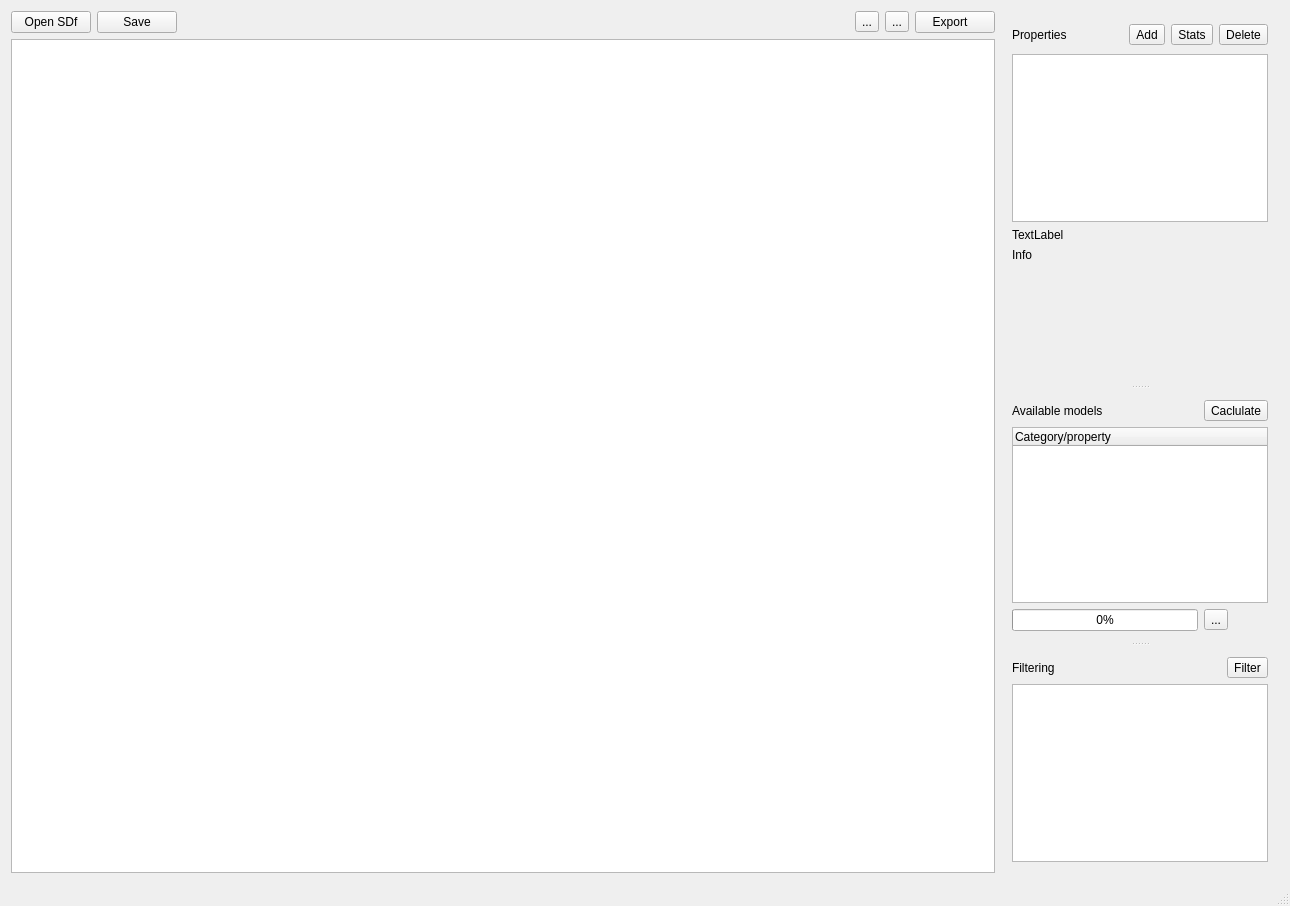
<?xml version="1.0" encoding="UTF-8"?>
<ui version="4.0">
 <class>ChemFilter</class>
 <widget class="QMainWindow" name="ChemFilter">
  <property name="geometry">
   <rect>
    <x>0</x>
    <y>0</y>
    <width>1290</width>
    <height>906</height>
   </rect>
  </property>
  <property name="windowTitle">
   <string>ChemFilter</string>
  </property>
  <property name="windowIcon">
   <iconset resource="resources.qrc">
    <normaloff>:/images/download.png</normaloff>:/images/download.png</iconset>
  </property>
  <widget class="QWidget" name="centralWidget">
   <layout class="QGridLayout" name="gridLayout_7">
    <item row="0" column="0">
     <layout class="QGridLayout" name="gridLayout_6">
      <item row="0" column="0">
       <widget class="QWidget" name="widget" native="true">
        <property name="sizePolicy">
         <sizepolicy hsizetype="Expanding" vsizetype="Preferred">
          <horstretch>2</horstretch>
          <verstretch>0</verstretch>
         </sizepolicy>
        </property>
        <layout class="QGridLayout" name="gridLayout_5">
         <property name="leftMargin">
          <number>0</number>
         </property>
         <property name="topMargin">
          <number>0</number>
         </property>
         <property name="rightMargin">
          <number>0</number>
         </property>
         <property name="bottomMargin">
          <number>0</number>
         </property>
         <property name="spacing">
          <number>0</number>
         </property>
         <item row="0" column="0">
          <layout class="QGridLayout" name="gridLayout_4">
           <item row="1" column="0" colspan="8">
            <widget class="QTableView" name="tblData">
             <property name="sortingEnabled">
              <bool>true</bool>
             </property>
             <attribute name="verticalHeaderDefaultSectionSize">
              <number>150</number>
             </attribute>
            </widget>
           </item>
           <item row="0" column="5">
            <widget class="QToolButton" name="btnDown">
             <property name="toolTip">
              <string>Mark all the structres in the sheet.</string>
             </property>
             <property name="text">
              <string>...</string>
             </property>
             <property name="icon">
              <iconset resource="resources.qrc">
               <normaloff>:/images/arrow-down.png</normaloff>:/images/arrow-down.png</iconset>
             </property>
            </widget>
           </item>
           <item row="0" column="6">
            <widget class="QToolButton" name="btnUp">
             <property name="toolTip">
              <string>Unset mark from all the structures in the sheet.</string>
             </property>
             <property name="text">
              <string>...</string>
             </property>
             <property name="icon">
              <iconset resource="resources.qrc">
               <normaloff>:/images/arrow-up.png</normaloff>:/images/arrow-up.png</iconset>
             </property>
            </widget>
           </item>
           <item row="0" column="0" colspan="3">
            <widget class="QPushButton" name="btnOpenSdf">
             <property name="sizePolicy">
              <sizepolicy hsizetype="Preferred" vsizetype="Fixed">
               <horstretch>0</horstretch>
               <verstretch>0</verstretch>
              </sizepolicy>
             </property>
             <property name="toolTip">
              <string>Load a SDF file in the working sheet.</string>
             </property>
             <property name="text">
              <string>Open SDf</string>
             </property>
             <property name="icon">
              <iconset resource="resources.qrc">
               <normaloff>:/images/calc.png</normaloff>:/images/calc.png</iconset>
             </property>
            </widget>
           </item>
           <item row="0" column="7">
            <widget class="QPushButton" name="btnExportSDF">
             <property name="text">
              <string>Export   </string>
             </property>
             <property name="icon">
              <iconset resource="resources.qrc">
               <normaloff>:/images/table.png</normaloff>:/images/table.png</iconset>
             </property>
            </widget>
           </item>
           <item row="0" column="4">
            <spacer name="horizontalSpacer_3">
             <property name="orientation">
              <enum>Qt::Horizontal</enum>
             </property>
             <property name="sizeHint" stdset="0">
              <size>
               <width>40</width>
               <height>20</height>
              </size>
             </property>
            </spacer>
           </item>
           <item row="0" column="3">
            <widget class="QPushButton" name="btnSave">
             <property name="text">
              <string>Save</string>
             </property>
             <property name="icon">
              <iconset resource="resources.qrc">
               <normaloff>:/images/table.png</normaloff>:/images/table.png</iconset>
             </property>
            </widget>
           </item>
          </layout>
         </item>
        </layout>
       </widget>
      </item>
      <item row="0" column="1">
       <widget class="QSplitter" name="splitter">
        <property name="orientation">
         <enum>Qt::Vertical</enum>
        </property>
        <widget class="QWidget" name="layoutWidget_2">
         <layout class="QGridLayout" name="gridLayout_3">
          <item row="0" column="0">
           <widget class="QLabel" name="lblProperties">
            <property name="minimumSize">
             <size>
              <width>0</width>
              <height>26</height>
             </size>
            </property>
            <property name="text">
             <string>Properties</string>
            </property>
           </widget>
          </item>
          <item row="1" column="0" colspan="4">
           <widget class="QListWidget" name="lstCols">
            <property name="alternatingRowColors">
             <bool>true</bool>
            </property>
            <property name="selectionMode">
             <enum>QAbstractItemView::SingleSelection</enum>
            </property>
            <property name="selectionBehavior">
             <enum>QAbstractItemView::SelectRows</enum>
            </property>
           </widget>
          </item>
          <item row="0" column="1">
           <widget class="QToolButton" name="btnAddColumn">
            <property name="toolTip">
             <string>Add a new column.</string>
            </property>
            <property name="statusTip">
             <string>Yoou can add a new column and provide a simple Excel-like formula to calculate values for this new property based on columns that are already in the sheet.</string>
            </property>
            <property name="text">
             <string>Add</string>
            </property>
            <property name="icon">
             <iconset resource="resources.qrc">
              <normaloff>:/images/add.png</normaloff>:/images/add.png</iconset>
            </property>
           </widget>
          </item>
          <item row="0" column="2">
           <widget class="QToolButton" name="btnStats">
            <property name="toolTip">
             <string>Analyze the values in the selected column.</string>
            </property>
            <property name="text">
             <string>Stats</string>
            </property>
            <property name="icon">
             <iconset resource="resources.qrc">
              <normaloff>:/images/calc.png</normaloff>:/images/calc.png</iconset>
            </property>
           </widget>
          </item>
          <item row="0" column="3">
           <widget class="QToolButton" name="btnDelete">
            <property name="toolTip">
             <string>Delete the selected column from the sheet.</string>
            </property>
            <property name="text">
             <string>Delete</string>
            </property>
            <property name="icon">
             <iconset resource="resources.qrc">
              <normaloff>:/images/o.png</normaloff>:/images/o.png</iconset>
            </property>
           </widget>
          </item>
          <item row="2" column="0" colspan="4">
           <layout class="QGridLayout" name="gridLayout_8">
            <item row="3" column="0">
             <widget class="QWidget" name="widget_3" native="true">
              <property name="sizePolicy">
               <sizepolicy hsizetype="Preferred" vsizetype="Expanding">
                <horstretch>0</horstretch>
                <verstretch>0</verstretch>
               </sizepolicy>
              </property>
             </widget>
            </item>
            <item row="0" column="0">
             <widget class="QLabel" name="lblProperty">
              <property name="text">
               <string>TextLabel</string>
              </property>
             </widget>
            </item>
            <item row="1" column="0">
             <widget class="QLabel" name="lblInfo">
              <property name="text">
               <string>Info</string>
              </property>
             </widget>
            </item>
            <item row="2" column="0">
             <widget class="HistWidget" name="wdgHist" native="true">
              <property name="minimumSize">
               <size>
                <width>0</width>
                <height>100</height>
               </size>
              </property>
              <property name="maximumSize">
               <size>
                <width>16777215</width>
                <height>150</height>
               </size>
              </property>
              <layout class="QGridLayout" name="gridLayout_9">
               <property name="leftMargin">
                <number>0</number>
               </property>
               <property name="topMargin">
                <number>0</number>
               </property>
               <property name="rightMargin">
                <number>0</number>
               </property>
               <property name="bottomMargin">
                <number>0</number>
               </property>
              </layout>
             </widget>
            </item>
           </layout>
          </item>
         </layout>
        </widget>
        <widget class="QWidget" name="layoutWidget_1">
         <layout class="QGridLayout" name="gridLayout_2">
          <item row="2" column="4">
           <widget class="QToolButton" name="btnStopCalc">
            <property name="toolTip">
             <string>Stop prediction process.</string>
            </property>
            <property name="text">
             <string>...</string>
            </property>
            <property name="icon">
             <iconset resource="resources.qrc">
              <normaloff>:/images/no.png</normaloff>:/images/no.png</iconset>
            </property>
           </widget>
          </item>
          <item row="2" column="0" colspan="4">
           <widget class="QProgressBar" name="prg">
            <property name="value">
             <number>0</number>
            </property>
           </widget>
          </item>
          <item row="0" column="0">
           <widget class="QLabel" name="label_2">
            <property name="text">
             <string>Available models</string>
            </property>
           </widget>
          </item>
          <item row="0" column="4">
           <widget class="QToolButton" name="btnCalculate">
            <property name="toolTip">
             <string>Start prediction for the selcted models.</string>
            </property>
            <property name="text">
             <string>Caclulate</string>
            </property>
            <property name="icon">
             <iconset resource="resources.qrc">
              <normaloff>:/images/edit.png</normaloff>:/images/edit.png</iconset>
            </property>
           </widget>
          </item>
          <item row="0" column="1" colspan="3">
           <spacer name="horizontalSpacer_2">
            <property name="orientation">
             <enum>Qt::Horizontal</enum>
            </property>
            <property name="sizeHint" stdset="0">
             <size>
              <width>40</width>
              <height>20</height>
             </size>
            </property>
           </spacer>
          </item>
          <item row="1" column="0" colspan="5">
           <widget class="QTreeWidget" name="lstModels">
            <column>
             <property name="text">
              <string>Category/property</string>
             </property>
            </column>
           </widget>
          </item>
         </layout>
        </widget>
        <widget class="QWidget" name="layoutWidget_3">
         <layout class="QGridLayout" name="gridLayout">
          <item row="0" column="0">
           <widget class="QLabel" name="label_3">
            <property name="text">
             <string>Filtering</string>
            </property>
           </widget>
          </item>
          <item row="1" column="0" colspan="3">
           <widget class="QPlainTextEdit" name="txtFilter"/>
          </item>
          <item row="0" column="1">
           <spacer name="horizontalSpacer">
            <property name="orientation">
             <enum>Qt::Horizontal</enum>
            </property>
            <property name="sizeHint" stdset="0">
             <size>
              <width>40</width>
              <height>20</height>
             </size>
            </property>
           </spacer>
          </item>
          <item row="0" column="2">
           <widget class="QToolButton" name="btnFilter">
            <property name="toolTip">
             <string>Perform advanced filtering of the molceules based on the filter below.</string>
            </property>
            <property name="text">
             <string>Filter</string>
            </property>
            <property name="icon">
             <iconset resource="resources.qrc">
              <normaloff>:/images/ok.png</normaloff>:/images/ok.png</iconset>
            </property>
           </widget>
          </item>
         </layout>
        </widget>
       </widget>
      </item>
     </layout>
    </item>
   </layout>
  </widget>
  <widget class="QStatusBar" name="statusBar"/>
  <action name="actLoadSdf">
   <property name="text">
    <string>Load SDf</string>
   </property>
  </action>
  <action name="action">
   <property name="text">
    <string>Save</string>
   </property>
  </action>
  <action name="actExit">
   <property name="text">
    <string>Exit</string>
   </property>
  </action>
  <action name="actCalcDescriptors">
   <property name="text">
    <string>Calculate</string>
   </property>
  </action>
  <action name="action_5">
   <property name="text">
    <string>Help</string>
   </property>
  </action>
  <action name="action_6">
   <property name="text">
    <string>About</string>
   </property>
  </action>
  <action name="actScript">
   <property name="text">
    <string>Script</string>
   </property>
  </action>
  <action name="actRun">
   <property name="text">
    <string>Run</string>
   </property>
  </action>
  <action name="actValidate">
   <property name="text">
    <string>Validate</string>
   </property>
  </action>
  <action name="actFormula">
   <property name="text">
    <string>Formula</string>
   </property>
  </action>
 </widget>
 <layoutdefault spacing="6" margin="11"/>
 <customwidgets>
  <customwidget>
   <class>HistWidget</class>
   <extends>QWidget</extends>
   <header>histwidget.h</header>
   <container>1</container>
  </customwidget>
 </customwidgets>
 <resources>
  <include location="resources.qrc"/>
 </resources>
 <connections/>
</ui>
